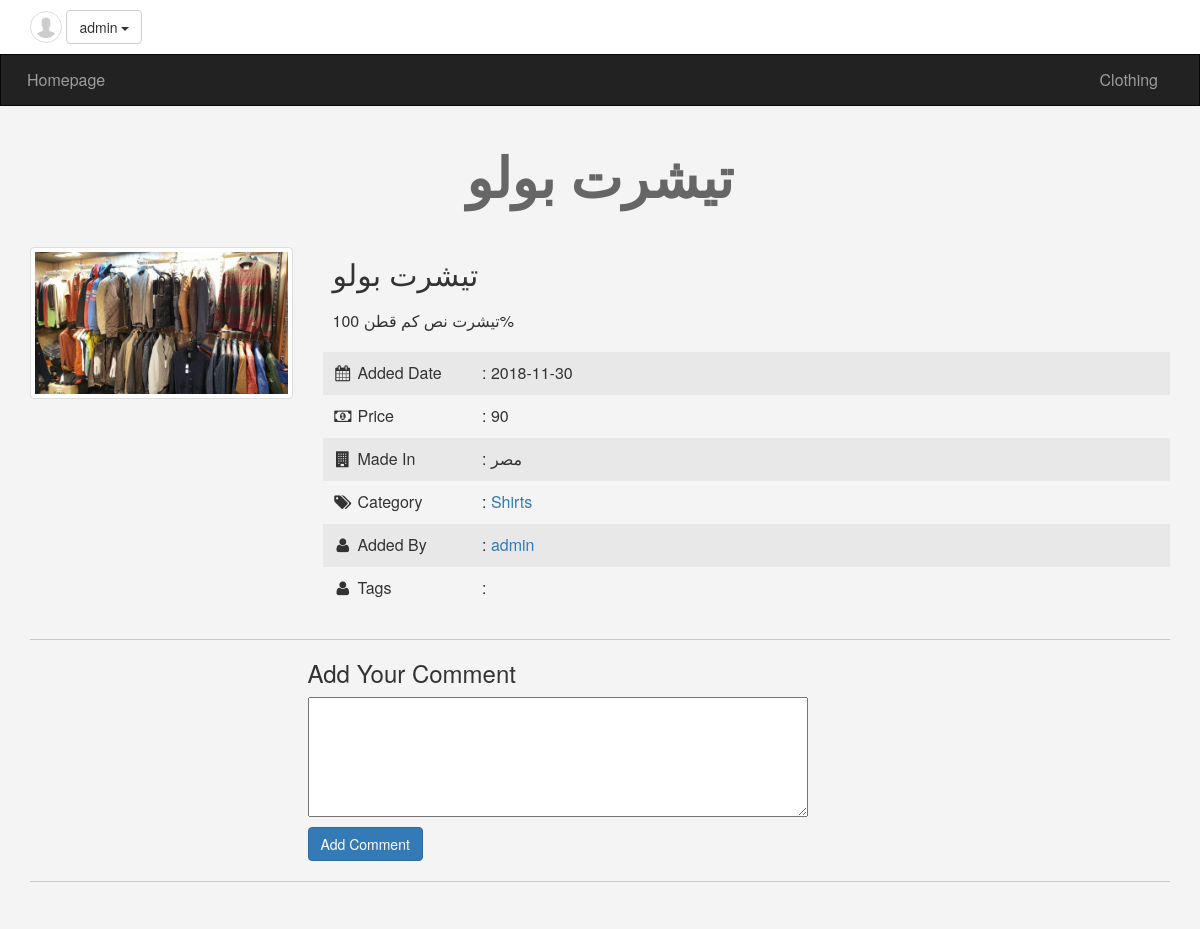
The app's page /items.php?itemid=37 (signed in) with its own data.
### tables this page shows
CREATE TABLE `categories` (
  `ID` int(11) NOT NULL,
  `Name` varchar(255) NOT NULL,
  `Description` text NOT NULL,
  `parent` int(11) NOT NULL,
  `Ordering` int(11) DEFAULT NULL,
  `Visibility` tinyint(4) NOT NULL DEFAULT '0',
  `Allow_Comment` tinyint(4) NOT NULL DEFAULT '0',
  `Allow_Ads` tinyint(4) NOT NULL DEFAULT '0'
);

CREATE TABLE `items` (
  `Item_ID` int(11) NOT NULL,
  `Name` varchar(255) NOT NULL,
  `Description` text NOT NULL,
  `Price` varchar(255) NOT NULL,
  `Add_Date` date NOT NULL,
  `Country_Made` varchar(255) NOT NULL,
  `Image` varchar(255) NOT NULL,
  `Status` varchar(255) NOT NULL,
  `Rating` smallint(6) NOT NULL,
  `Approve` tinyint(4) NOT NULL DEFAULT '0',
  `Cat_ID` int(11) NOT NULL,
  `Member_ID` int(11) NOT NULL,
  `tags` varchar(255) DEFAULT NULL
);

CREATE TABLE `users` (
  `UserID` int(11) NOT NULL COMMENT 'To Identify User',
  `Username` varchar(255) NOT NULL COMMENT 'Username To Login',
  `Password` varchar(255) NOT NULL COMMENT 'Password To Login',
  `Email` varchar(255) NOT NULL,
  `FullName` varchar(255) NOT NULL,
  `GroupID` int(11) NOT NULL DEFAULT '0' COMMENT 'Identify User Group',
  `RegStatus` int(11) NOT NULL DEFAULT '0' COMMENT 'Seller Rank',
  `Date` date NOT NULL,
  `avatar` varchar(255) NOT NULL
);

### init.php (called while the page is built, shortened)
<?php
	include 'admin/connect.php';
	$sessionUser = '';
	if (isset($_SESSION['user'])) {
		$sessionUser = $_SESSION['user'];
	}
	$tpl 	= 'includes/templates/';
	$func	= 'includes/functions/';
	$css 	= 'layout/css/';
	include $func . 'functions.php';
	include $tpl . 'header.php';

### includes/functions/functions.php (called while the page is built, shortened)
<?php
	function getAllFrom($field, $table, $where = NULL, $and = NULL, $orderfield, $ordering = "DESC") {
		global $con;
		$getAll = $con->prepare("SELECT $field FROM $table $where $and ORDER BY $orderfield $ordering");
		$getAll->execute();
		$all = $getAll->fetchAll();
		return $all;
	}

### items.php (the view, shortened to what this page needs)
<?php
	include 'init.php';
	$itemid = isset($_GET['itemid']) && is_numeric($_GET['itemid']) ? intval($_GET['itemid']) : 0;
	$stmt = $con->prepare("SELECT
								items.*,
								categories.Name AS category_name,
								users.Username
							FROM
								items
							INNER JOIN
								categories
							ON
								categories.ID = items.Cat_ID
							INNER JOIN
								users
							ON
								users.UserID = items.Member_ID
							WHERE
								Item_ID = ?
							AND
								Approve = 1");
	$stmt->execute(array($itemid));
	$count = $stmt->rowCount();
	if ($count > 0) {
	$item = $stmt->fetch();
?>
<h1 class="text-center"><?php echo $item['Name'] ?></h1>
<div class="container">
	<div class="row">
		<div class="col-md-3">
			<img class="img-responsive img-thumbnail center-block" src="img.jpg" alt="" />
		</div>
		<div class="col-md-9 item-info">
			<h2><?php echo $item['Name'] ?></h2>
			<p><?php echo $item['Description'] ?></p>
			<ul class="list-unstyled">
				<li>
					<i class="fa fa-calendar fa-fw"></i>
					<span>Added Date</span> : <?php echo $item['Add_Date'] ?>
				</li>
				<li>
					<i class="fa fa-money fa-fw"></i>
					<span>Price</span> : <?php echo $item['Price'] ?>
				</li>
				<li>
					<i class="fa fa-building fa-fw"></i>
					<span>Made In</span> : <?php echo $item['Country_Made'] ?>
				</li>
				<li>
					<i class="fa fa-tags fa-fw"></i>
					<span>Category</span> : <a href="categories.php?pageid=<?php echo $item['Cat_ID'] ?>"><?php echo $item['category_name'] ?></a>
				</li>
				<li>
					<i class="fa fa-user fa-fw"></i>
					<span>Added By</span> : <a href="#"><?php echo $item['Username'] ?></a>
				</li>
				<li class="tags-items">
					<i class="fa fa-user fa-fw"></i>
					<span>Tags</span> :
				</li>
			</ul>
		</div>
	</div>
	<hr class="custom-hr">
	<?php if (isset($_SESSION['user'])) { ?>
	<div class="row">
		<div class="col-md-offset-3">
			<div class="add-comment">
				<h3>Add Your Comment</h3>
				<form action="<?php echo $_SERVER['PHP_SELF'] . '?itemid=' . $item['Item_ID'] ?>" method="POST">
					<textarea name="comment" required></textarea>
					<input class="btn btn-primary" type="submit" value="Add Comment">
				</form>
			</div>
		</div>
	</div>
	<?php } else {
		echo '<a href="login.php">Login</a> or <a href="login.php">Register</a> To Add Comment';
	} ?>
	<hr class="custom-hr">
</div>
<?php
	} else {
		echo '<div class="container">';
			echo '<div class="alert alert-danger">There\'s no Such ID Or This Item Is Waiting Approval</div>';
		echo '</div>';
	}
	include $tpl . 'footer.php';
?>

### includes/templates/header.php (shortened to what this page needs)
<!DOCTYPE html>
<html>
	<head>
		<link rel="stylesheet" href="<?php echo $css ?>bootstrap.min.css" />
		<link rel="stylesheet" href="<?php echo $css ?>font-awesome.min.css" />
		<link rel="stylesheet" href="<?php echo $css ?>jquery-ui.css" />
		<link rel="stylesheet" href="<?php echo $css ?>jquery.selectBoxIt.css" />
		<link rel="stylesheet" href="<?php echo $css ?>front.css" />
	</head>
	<body>
	<div class="upper-bar">
		<div class="container">
			<?php
				if (isset($_SESSION['user'])) { ?>
				<img class="my-image img-thumbnail img-circle" src="img.png" alt="" />
				<div class="btn-group my-info">
					<span class="btn btn-default dropdown-toggle" data-toggle="dropdown">
						<?php echo $sessionUser ?>
						<span class="caret"></span>
					</span>
				</div>
				<?php
				} else {
			?>
			<a href="login.php">
				<span class="pull-right">Login/Signup</span>
			</a>
			<?php } ?>
		</div>
	</div>
	<nav class="navbar navbar-inverse">
	  <div class="container">
	    <div class="navbar-header">
	      <a class="navbar-brand" href="index.php">Homepage</a>
	    </div>
	    <div class="collapse navbar-collapse" id="app-nav">
	      <ul class="nav navbar-nav navbar-right">
	      <?php
	      	$allCats = getAllFrom("*", "categories", "where parent = 0", "", "ID", "ASC");
			foreach ($allCats as $cat) {
				echo
				'<li>
					<a href="categories.php?pageid=' . $cat['ID'] . '">
						' . $cat['Name'] . '
					</a>
				</li>';
			}
	      ?>
	      </ul>
	    </div>
	  </div>
	</nav>

### layout/css/front.css (style rules this page uses)
body { background-color: #F4F4F4; font-size: 16px; height: 3000px; }
h1 { font-size: 55px; margin: 40px 0; font-weight: bold; color: #666; }
.navbar { border-radius: 0; margin-bottom: 0; }
.nav > li > a, .navbar-brand { padding: 15px 12px; }
.navbar-brand { font-size: 1em; }
.upper-bar { padding: 10px; background-color: #FFF }
.my-image { width: 32px; height: 32px; }
.item-info h2 { padding: 10px; margin: 0; }
.item-info p { padding: 10px; }
.item-info ul li { padding: 10px; }
.item-info ul li:nth-child(odd) { background-color: #e8e8e8; }
.item-info ul li span { display: inline-block; width: 120px; }
.add-comment h3 { margin: 0 0 10px; }
.add-comment textarea { display: block; margin-bottom: 10px; width: 500px; height: 120px; }
.custom-hr { border-top: 1px solid #c9c9c9; }

### records on screen
categories: Name "Clothing"
items: Name "تيشرت بولو", Description "تيشرت نص كم قطن 100%", Add_Date "2018-11-30", Price "90", Country_Made "مصر", Cat_ID.Name "Shirts", Member_ID.Username "admin"

### other values on screen
$sessionUser "admin"
